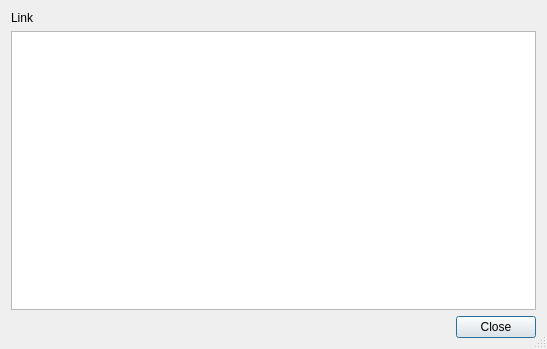
<?xml version="1.0" encoding="UTF-8"?>
<ui version="4.0">
 <class>DialogUpdates</class>
 <widget class="QDialog" name="DialogUpdates">
  <property name="geometry">
   <rect>
    <x>0</x>
    <y>0</y>
    <width>547</width>
    <height>349</height>
   </rect>
  </property>
  <property name="windowTitle">
   <string>About</string>
  </property>
  <property name="sizeGripEnabled">
   <bool>true</bool>
  </property>
  <layout class="QVBoxLayout" name="verticalLayout">
   <item>
    <widget class="QLabel" name="labelStatus">
     <property name="text">
      <string>Link</string>
     </property>
    </widget>
   </item>
   <item>
    <widget class="QTextBrowser" name="textBrowser">
     <property name="openExternalLinks">
      <bool>true</bool>
     </property>
     <property name="openLinks">
      <bool>true</bool>
     </property>
    </widget>
   </item>
   <item>
    <widget class="QDialogButtonBox" name="buttonBox">
     <property name="orientation">
      <enum>Qt::Horizontal</enum>
     </property>
     <property name="standardButtons">
      <set>QDialogButtonBox::Close</set>
     </property>
    </widget>
   </item>
  </layout>
 </widget>
 <resources/>
 <connections>
  <connection>
   <sender>buttonBox</sender>
   <signal>accepted()</signal>
   <receiver>DialogUpdates</receiver>
   <slot>accept()</slot>
   <hints>
    <hint type="sourcelabel">
     <x>273</x>
     <y>326</y>
    </hint>
    <hint type="destinationlabel">
     <x>273</x>
     <y>174</y>
    </hint>
   </hints>
  </connection>
  <connection>
   <sender>buttonBox</sender>
   <signal>rejected()</signal>
   <receiver>DialogUpdates</receiver>
   <slot>reject()</slot>
   <hints>
    <hint type="sourcelabel">
     <x>273</x>
     <y>326</y>
    </hint>
    <hint type="destinationlabel">
     <x>273</x>
     <y>174</y>
    </hint>
   </hints>
  </connection>
 </connections>
</ui>
